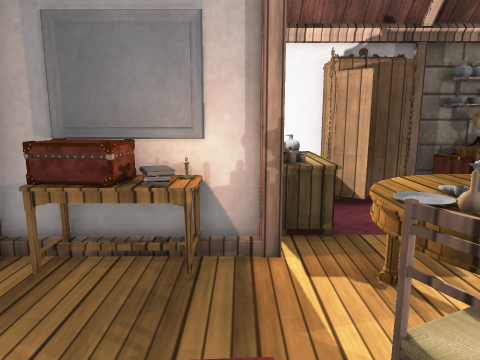
[1] (above)

17 first-person views from a walk through a Unity game level. The camera is 1.2 m above the floor, tilts 10° down and sees 70° across. The floor is counted in squares, 0.5 m on a side. Each view is taken from the middle of a square. On the plan, view 1 faces up. The plan holds only what a view shows up to about 20 squares ahead; the rest is blank. The place goes on beyond the plan. The player is left out. Some surface patterns are stand-ins.

[2]
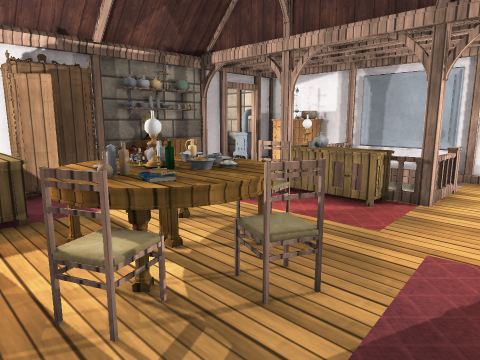

[3]
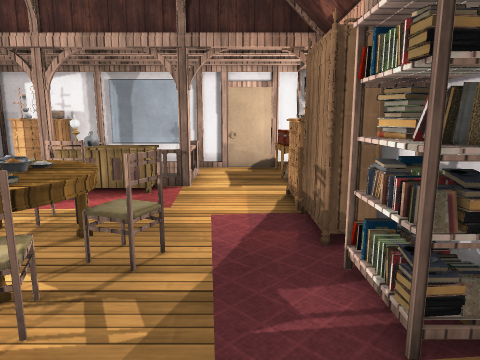

[4]
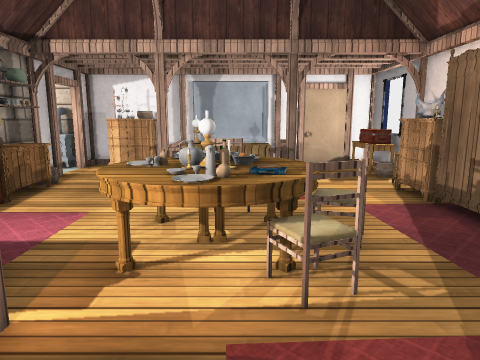

[5]
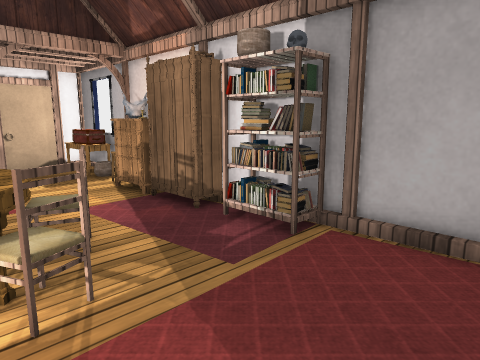

[6]
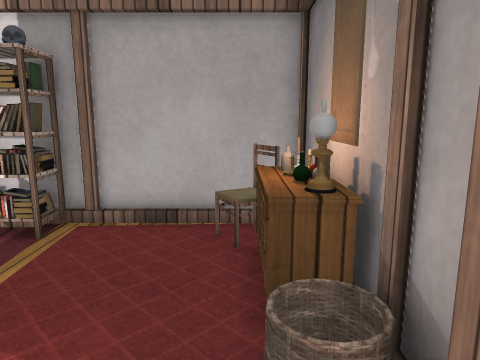

[7]
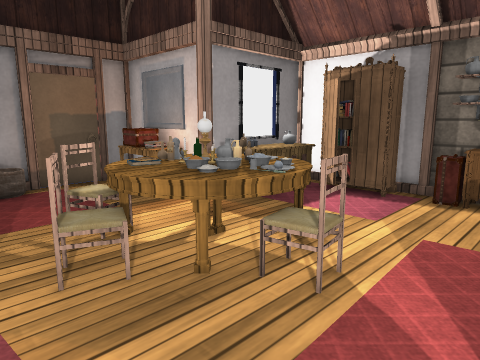

[8]
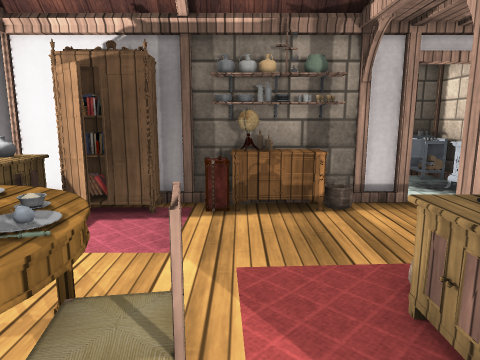

[9]
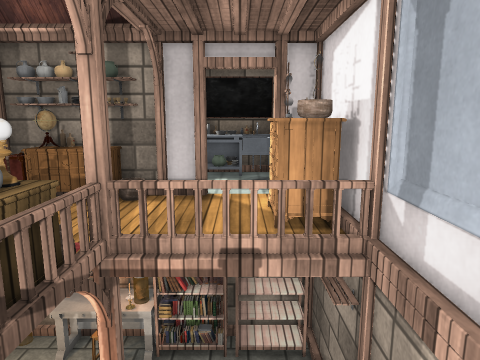

[10]
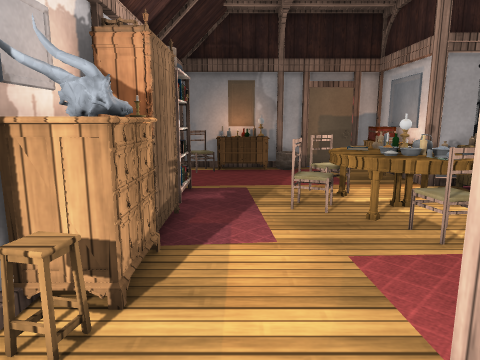

[11]
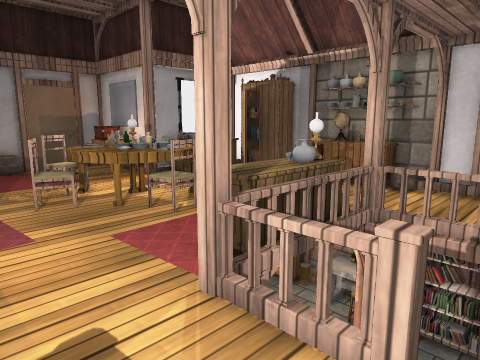

[12]
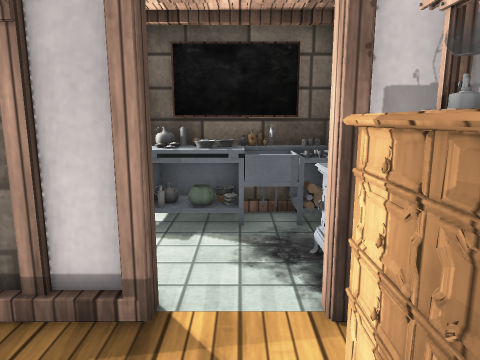

[13]
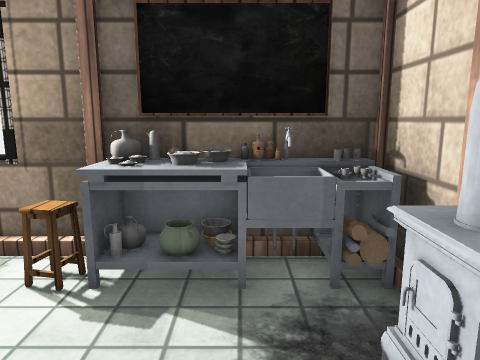

[14]
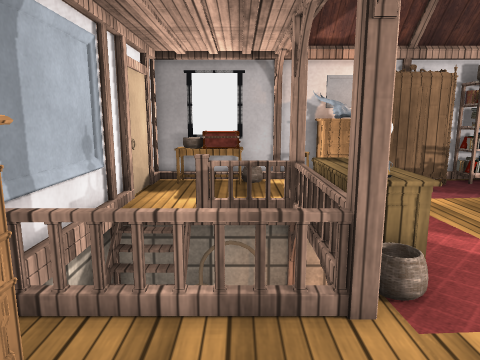

[15]
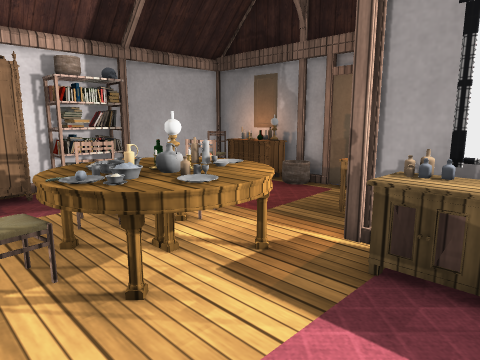

[16]
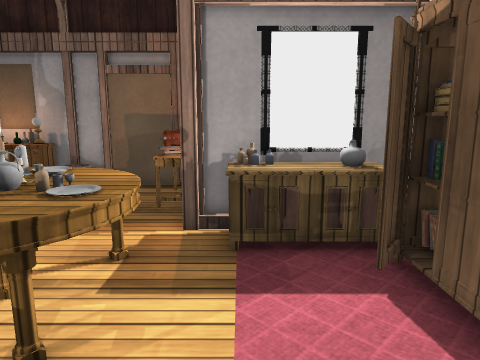

[17]
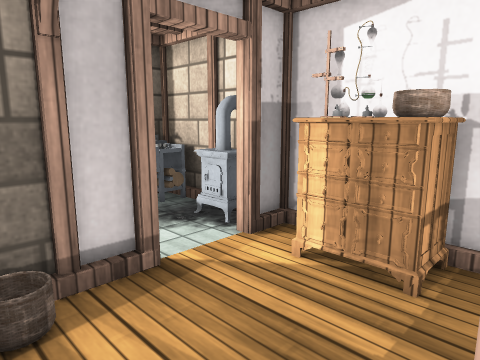

### Floor plan
Key: @ floor where view 1 was taken; # wall or solid block; . main floor; - floor 2.5 m lower than the main floor; / step, stairs or slope; v drop or lower ground; R drawers; C cupboard; P painting; I pillar; T table; B books; L bottle; H chair; S stove; F fence; A stool; O other object.
Columns run from 5 left of view 1 to 16 right of it. Each row starts with its distance up from view 1.
 16               ##OOOLO#
 15               .AOOOOO#
 14                .....##
 13                ....SS#
 12                  ..SS#
 11      v######OOOIII.I##
 10      vRRBBBOORRO... ##
  9      vRRC..........-##
  8      vOR...........-##
  7      vOR.........../##
  6 #v#PO#I.TT.....IIFF/#v
  5 ##TTB..TTOT...RRF   #v
  4  #.....TOOOT..RRF   #v
  3  #.....LOOTOH.RRF   #v
  2  #....HTOTT...RRF v/#v
  1 ##......HO.....IIFF.#v
  0 #OR..@..............#I
 -1 #PR.................#
 -2 #OR.........RRR.....#
 -3 #HO...BBBC  OOAA TTO#
 -4 #####################

Where each view was taken, in squares from view 1:
view 1: 0 up, 0 right, facing up
view 2: 2 down, 0 right, facing up-right
view 3: 1 down, 2 left, facing right
view 4: 3 up, 3 left, facing right
view 5: 3 up, 3 left, facing down-right
view 6: 4 up, 3 left, facing down
view 7: 1 down, 9 right, facing up-left
view 8: 1 up, 7 right, facing up
view 9: 0 up, 13 right, facing up
view 10: 1 down, 13 right, facing left
view 11: 2 down, 14 right, facing up-left
view 12: 7 up, 13 right, facing up
view 13: 10 up, 13 right, facing up
view 14: 10 up, 12 right, facing down
view 15: 9 up, 7 right, facing down-left
view 16: 7 up, 8 right, facing left
view 17: 6 up, 9 right, facing up-right
